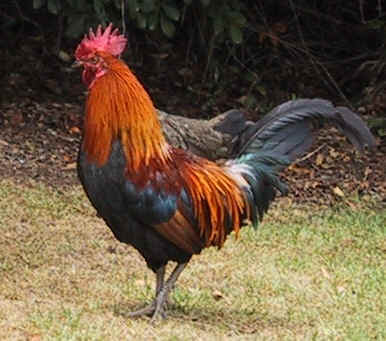
%> input picture code/coursework1/rooster.jpg, 386 x 341 px
$ octave coursework1.m   (GNU Octave 9; MATLAB toolbox functions it lacks are replaced by stand-ins)
%> lines starting %> are read from the running program, lines starting %| are printed output that depends on the picture
Ia=imread('rooster.jpg');
%> Ia is the input picture: size 341x386x3 uint8; mean R, G, B 110, 91.4, 68
Ib=imread('elephant.png');
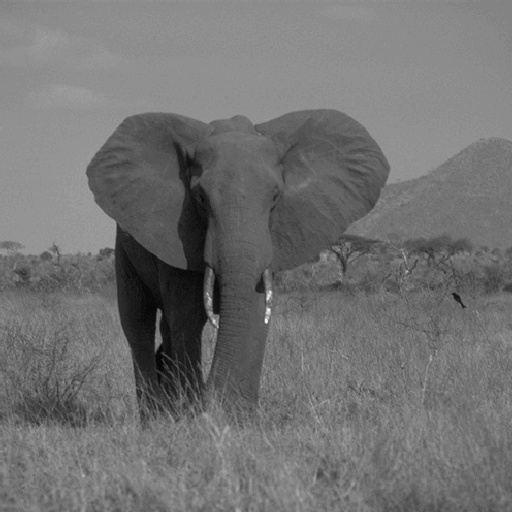
%> input picture code/coursework1/elephant.png, 512 x 512 px
%> Ib is the input picture: size 512x512 uint8; min 6, max 249, mean 113.7
figure(1),subplot(2,2,1),imagesc(Ia);
subplot(2,2,2),imagesc(Ia(:,:,1)); title('red channel'); colorbar
subplot(2,2,3),imagesc(Ia(:,:,2)); title('green channel'); colorbar
subplot(2,2,4),imagesc(Ia(:,:,3)); title('blue channel'); colorbar
colormap('gray')
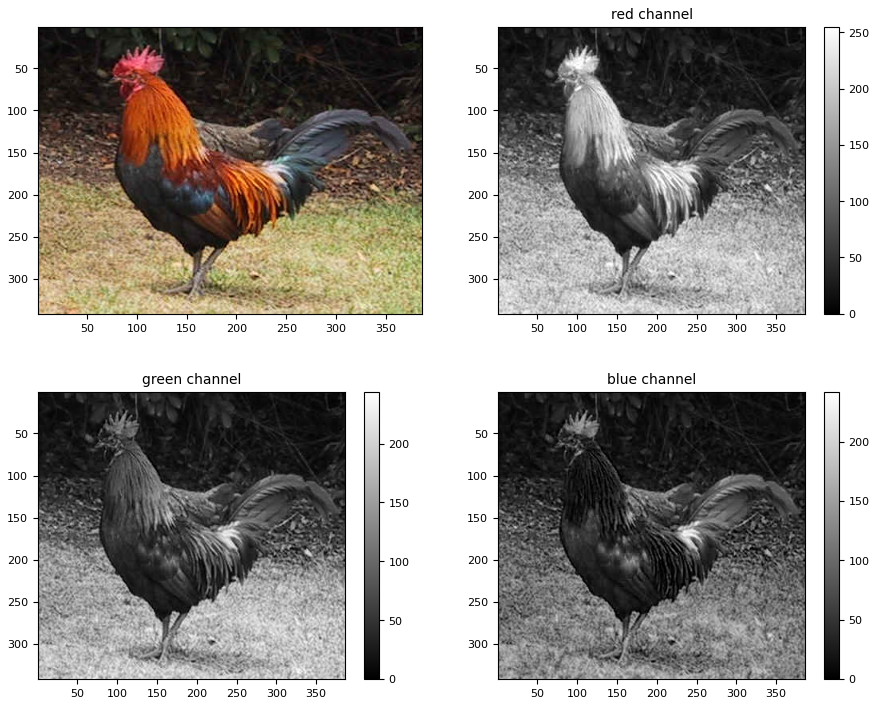
%> figure redrawn from the program's plot data, 4 panels
figure(2),imagesc(Ib); colorbar
colormap('gray');
figure(2),axis('off')
axis('equal')
Ib(3,:)
%> ans = 512 values, max 144 at index 99, min 130 at index 486, mean 137.3
Ib(:,3)
%> ans = 512 values, max 148 at index 128, min 79 at index 419, mean 127
Ib(1:6,1:4,1)
%> ans = [131 131 131 136; 131 131 131 136; 131 131 131 131; 131 131 131 131; 131 131 136 136; 131 131 131 136]
Ia(1:6,1:4,1)
%> ans = [15 15 15 15; 12 12 12 12; 11 11 11 11; 13 13 13 13; 17 17 17 17; 20 20 20 20]
Ia(1:6,1:4,2)
Ib(3,4)
%> ans = 131
Ib(72,236)
%> ans = 144
Ib(31,227)
%> ans = 144
Ib(81,112)
%> ans = 144
Ic=rgb2gray(Ia);
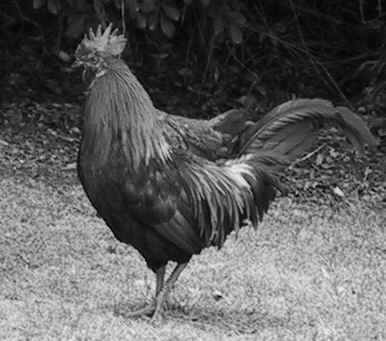
%> Ic: size 341x386 uint8; min 0, max 242, mean 94.3
figure(3),imagesc(Ic); colorbar
%> after `colorbar`:
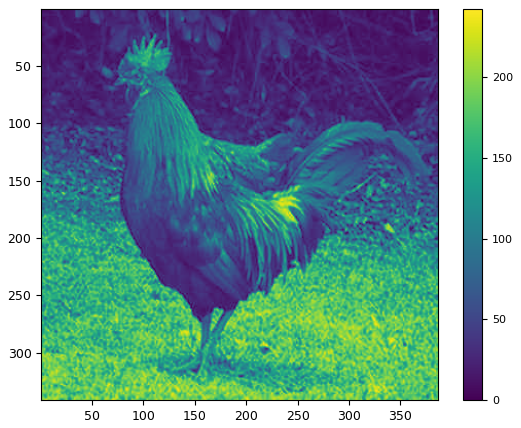
%> figure redrawn from the program's plot data
Id=im2double(Ic);
figure(4),imagesc(Id); colorbar
Id(154,91)
%> ans = 0.176
Id(227,230)
%> ans = 0.157
Id(275,37)
%> ans = 0.706
